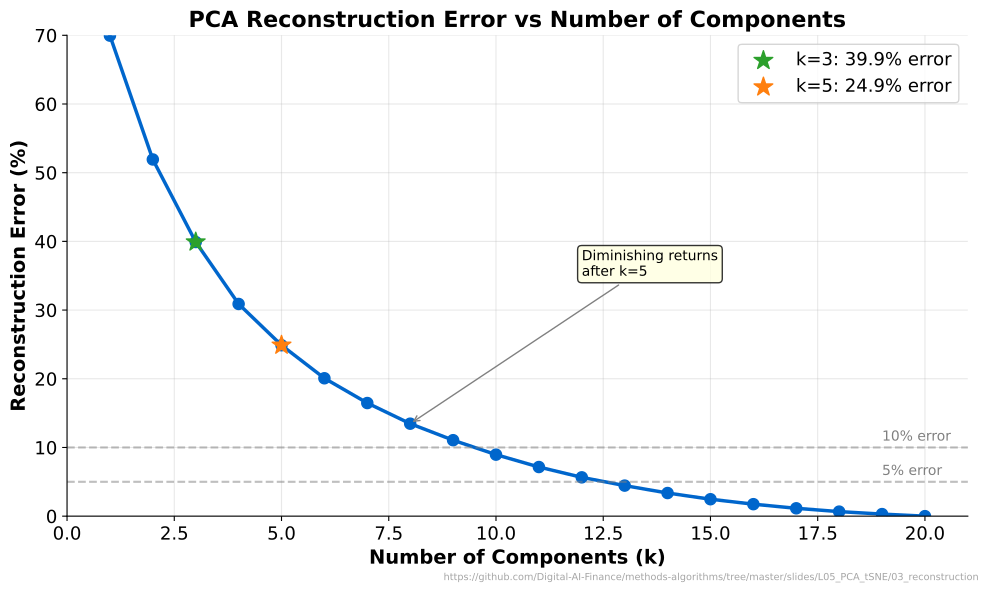

The script that saved this image:
"""Reconstruction Error - Comparing different numbers of components"""
import matplotlib.pyplot as plt
import numpy as np
from pathlib import Path

CHART_METADATA = {
    'title': 'Reconstruction Error',
    'description': 'Error vs number of components showing diminishing returns',
    'url': 'https://github.com/Digital-AI-Finance/methods-algorithms/tree/master/slides/L05_PCA_tSNE/03_reconstruction'
}

plt.rcParams.update({
    'font.size': 14, 'axes.labelsize': 14, 'axes.titlesize': 16,
    'xtick.labelsize': 13, 'ytick.labelsize': 13, 'legend.fontsize': 13,
    'figure.figsize': (10, 6), 'figure.dpi': 150
})

MLPURPLE = '#3333B2'
MLBLUE = '#0066CC'
MLGREEN = '#2CA02C'
MLRED = '#D62728'
MLORANGE = '#FF7F0E'

np.random.seed(42)

# Simulated reconstruction error data
n_features = 20
n_components = np.arange(1, n_features + 1)

# Reconstruction error decreases as we add components
# Error = sum of discarded eigenvalues
eigenvalues = np.array([5, 3, 2, 1.5, 1, 0.8, 0.6, 0.5, 0.4, 0.35,
                        0.3, 0.25, 0.2, 0.18, 0.15, 0.12, 0.1, 0.08, 0.06, 0.05])
total_variance = eigenvalues.sum()
reconstruction_error = [(total_variance - eigenvalues[:k].sum()) / total_variance * 100
                        for k in n_components]

fig, ax = plt.subplots(figsize=(10, 6))

ax.plot(n_components, reconstruction_error, 'o-', color=MLBLUE,
        linewidth=2.5, markersize=8)

# Highlight key points
ax.scatter([3], [reconstruction_error[2]], c=MLGREEN, s=200, zorder=5,
           marker='*', label=f'k=3: {reconstruction_error[2]:.1f}% error')
ax.scatter([5], [reconstruction_error[4]], c=MLORANGE, s=200, zorder=5,
           marker='*', label=f'k=5: {reconstruction_error[4]:.1f}% error')

# Threshold lines
ax.axhline(y=10, color='gray', linestyle='--', alpha=0.5)
ax.text(19, 11, '10% error', fontsize=10, color='gray')

ax.axhline(y=5, color='gray', linestyle='--', alpha=0.5)
ax.text(19, 6, '5% error', fontsize=10, color='gray')

ax.set_xlabel('Number of Components (k)', fontweight='bold')
ax.set_ylabel('Reconstruction Error (%)', fontweight='bold')
ax.set_title('PCA Reconstruction Error vs Number of Components',
             fontsize=16, fontweight='bold')
ax.legend(loc='upper right')
ax.grid(True, alpha=0.3)
ax.set_xlim(0, 21)
ax.set_ylim(0, 70)

# Add annotation about trade-off
ax.annotate('Diminishing returns\nafter k=5', xy=(8, reconstruction_error[7]),
            xytext=(12, 35), fontsize=10,
            arrowprops=dict(arrowstyle='->', color='gray'),
            bbox=dict(boxstyle='round', facecolor='lightyellow', alpha=0.8))

plt.tight_layout()
plt.savefig(Path(__file__).parent / 'chart.pdf', dpi=300, bbox_inches='tight')
plt.close()
print("Chart saved: 03_reconstruction/chart.pdf")
